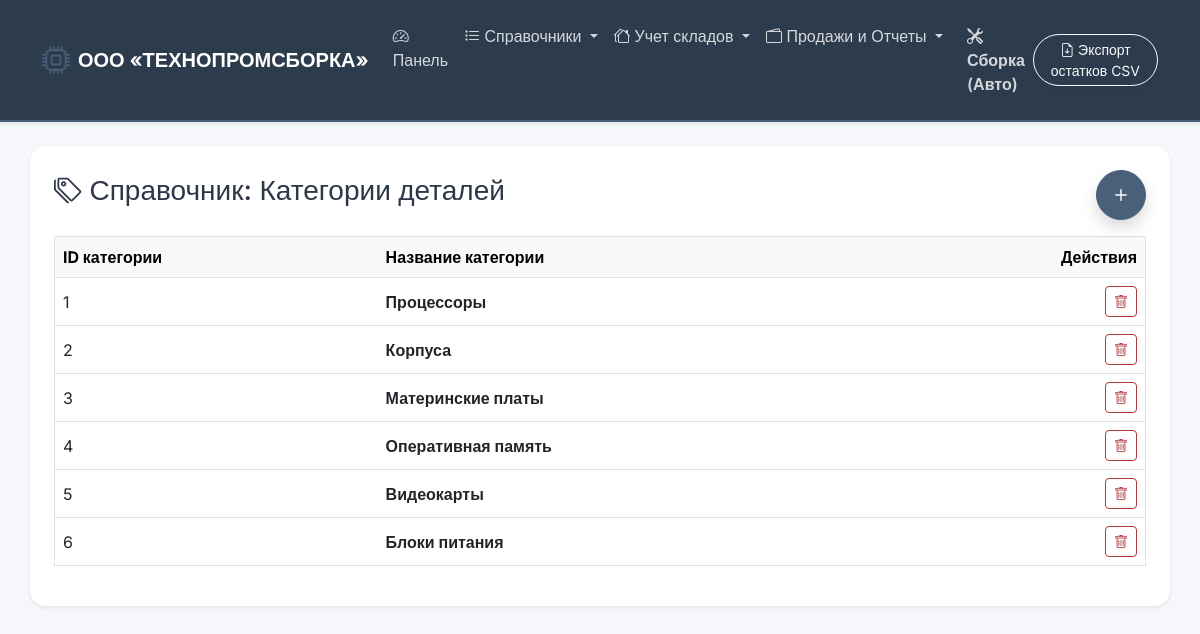
The page /categories on the database its author committed.
### tables this page shows
CREATE TABLE part_category (
        id_category INTEGER PRIMARY KEY AUTOINCREMENT,
        name TEXT NOT NULL UNIQUE
    );

### app.py (the view)
@app.route('/categories', methods=['GET', 'POST'])
def categories():
    conn = get_db_connection()
    if request.method == 'POST':
        conn.execute('INSERT INTO part_category (name) VALUES (?)', (request.form['name'],))
        conn.commit()
        flash('Новая категория успешно добавлена!', 'success')
        return redirect(url_for('categories'))
    data = conn.execute('SELECT * FROM part_category').fetchall()
    conn.close()
    return render_template('categories.html', data=data)

### app.py (called while the page is built)
def get_db_connection():
    conn = sqlite3.connect('database.db')
    conn.row_factory = sqlite3.Row
    return conn

### templates/categories.html (shortened to what this page needs)
{% extends 'base.html' %}
{% block content %}
<div class="d-flex justify-content-between align-items-center mb-3">
    <h3><i class="bi bi-tags"></i> Справочник: Категории деталей</h3>
    <button class="btn btn-primary rounded-circle shadow" data-bs-toggle="modal" data-bs-target="#addModal" style="width: 50px; height: 50px; font-size: 24px; line-height: 1;">
        <i class="bi bi-plus"></i>
    </button>
</div>
<table class="table table-hover align-middle border">
    <thead class="table-light">
        <tr><th>ID категории</th><th>Название категории</th><th class="text-end">Действия</th></tr>
    </thead>
    <tbody>
        {% for row in data %}
        <tr>
            <td>{{ row.id_category }}</td>
            <td><strong>{{ row.name }}</strong></td>
            <td class="text-end">
                <a href="/delete_category/{{ row.id_category }}" class="btn btn-sm btn-outline-danger" onclick="return confirm('Удалить эту категорию?');">
                    <i class="bi bi-trash"></i>
                </a>
            </td>
        </tr>
        {% endfor %}
    </tbody>
</table>
{% endblock %}

### templates/base.html (style rules this page uses)
:root { --primary-color: #4a607a; --primary-hover: #384b60; --secondary-color: #6c7a89; --bg-color: #f5f7fa; --text-color: #2d3748; --card-border: #e2e8f0; --success-color: #3b7a57; --success-hover: #2d5f43; --danger-color: #b33939; --danger-hover: #8c2c2c; }
body { font-family: 'Inter', sans-serif; background-color: var(--bg-color); color: var(--text-color); }
.btn-primary { background-color: var(--primary-color) !important; border-color: var(--primary-color) !important; }
.btn-outline-danger { color: var(--danger-color) !important; border-color: var(--danger-color) !important; }
.table { color: var(--text-color) !important; }
.table-light { background-color: #eaeff5 !important; color: #4a5568 !important; }

### rows shown on the page
part_category: id_category "1", name "Процессоры"
part_category: id_category "2", name "Корпуса"
part_category: id_category "3", name "Материнские платы"
part_category: id_category "4", name "Оперативная память"
part_category: id_category "5", name "Видеокарты"
part_category: id_category "6", name "Блоки питания"
